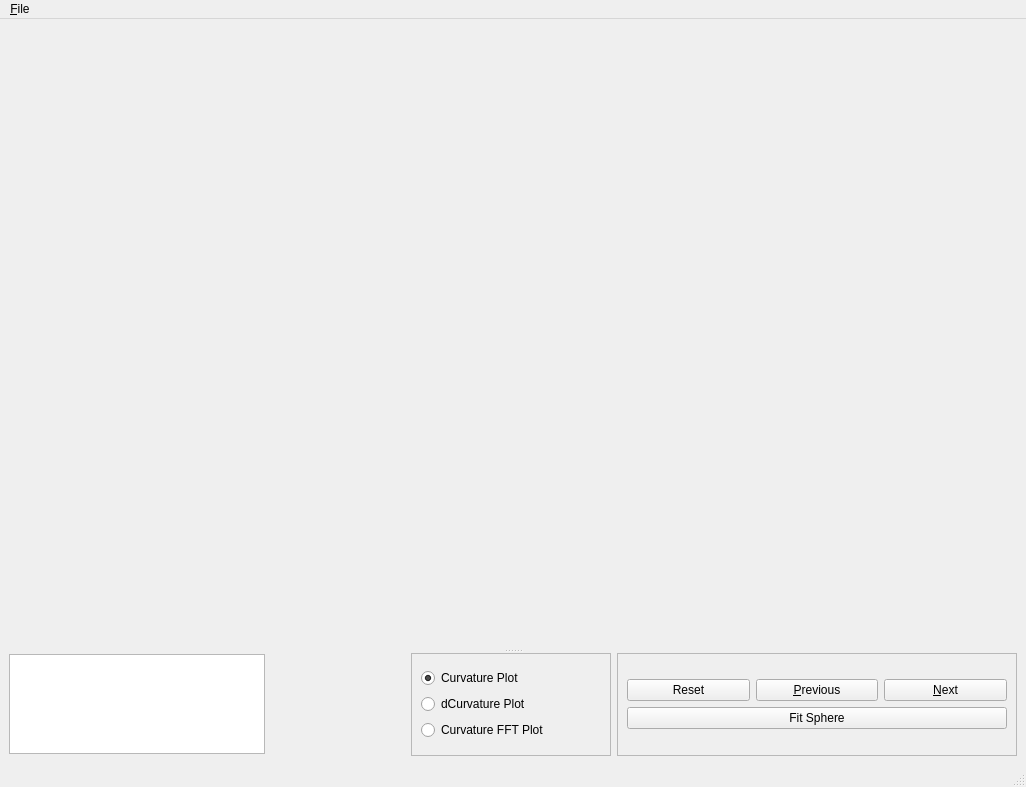
<?xml version="1.0" encoding="UTF-8"?>
<ui version="4.0">
 <class>MainWindow</class>
 <widget class="QMainWindow" name="MainWindow">
  <property name="geometry">
   <rect>
    <x>0</x>
    <y>0</y>
    <width>1026</width>
    <height>787</height>
   </rect>
  </property>
  <property name="windowTitle">
   <string>Vortex Explorer</string>
  </property>
  <property name="windowIcon">
   <iconset>
    <normaloff>nyancat.png</normaloff>nyancat.png</iconset>
  </property>
  <widget class="QWidget" name="centralwidget">
   <layout class="QGridLayout" name="gridLayout">
    <item row="0" column="0">
     <widget class="QSplitter" name="splitter">
      <property name="orientation">
       <enum>Qt::Vertical</enum>
      </property>
      <widget class="QWidget" name="verticalLayoutWidget">
       <layout class="QHBoxLayout" name="horizontalLayout_5">
        <item>
         <widget class="QVTKWidget" name="qvtkWidget">
          <property name="minimumSize">
           <size>
            <width>600</width>
            <height>600</height>
           </size>
          </property>
         </widget>
        </item>
       </layout>
      </widget>
      <widget class="QWidget" name="horizontalLayoutWidget">
       <layout class="QHBoxLayout" name="horizontalLayout_4">
        <property name="sizeConstraint">
         <enum>QLayout::SetDefaultConstraint</enum>
        </property>
        <item>
         <widget class="QTextBrowser" name="ibox">
          <property name="minimumSize">
           <size>
            <width>0</width>
            <height>100</height>
           </size>
          </property>
          <property name="maximumSize">
           <size>
            <width>16777215</width>
            <height>100</height>
           </size>
          </property>
         </widget>
        </item>
        <item>
         <spacer name="horizontalSpacer">
          <property name="orientation">
           <enum>Qt::Horizontal</enum>
          </property>
          <property name="sizeHint" stdset="0">
           <size>
            <width>40</width>
            <height>20</height>
           </size>
          </property>
         </spacer>
        </item>
        <item>
         <widget class="QFrame" name="frame_2">
          <property name="minimumSize">
           <size>
            <width>200</width>
            <height>0</height>
           </size>
          </property>
          <property name="frameShape">
           <enum>QFrame::StyledPanel</enum>
          </property>
          <property name="frameShadow">
           <enum>QFrame::Raised</enum>
          </property>
          <layout class="QGridLayout" name="gridLayout_3">
           <item row="0" column="0">
            <layout class="QVBoxLayout" name="verticalLayout_2">
             <item>
              <widget class="QRadioButton" name="bPlotK">
               <property name="text">
                <string>Curvature Plot</string>
               </property>
               <property name="checked">
                <bool>true</bool>
               </property>
              </widget>
             </item>
             <item>
              <widget class="QRadioButton" name="bPlotdK">
               <property name="text">
                <string>dCurvature Plot</string>
               </property>
              </widget>
             </item>
             <item>
              <widget class="QRadioButton" name="bPlotKFFT">
               <property name="text">
                <string>Curvature FFT Plot</string>
               </property>
              </widget>
             </item>
            </layout>
           </item>
          </layout>
         </widget>
        </item>
        <item>
         <widget class="QFrame" name="frame">
          <property name="minimumSize">
           <size>
            <width>400</width>
            <height>0</height>
           </size>
          </property>
          <property name="frameShape">
           <enum>QFrame::StyledPanel</enum>
          </property>
          <property name="frameShadow">
           <enum>QFrame::Raised</enum>
          </property>
          <layout class="QGridLayout" name="gridLayout_2">
           <item row="0" column="0">
            <layout class="QVBoxLayout" name="verticalLayout">
             <item>
              <layout class="QHBoxLayout" name="horizontalLayout_6">
               <item>
                <widget class="QPushButton" name="resetButton">
                 <property name="text">
                  <string>Reset</string>
                 </property>
                </widget>
               </item>
               <item>
                <widget class="QPushButton" name="prevButton">
                 <property name="contextMenuPolicy">
                  <enum>Qt::DefaultContextMenu</enum>
                 </property>
                 <property name="text">
                  <string>&amp;Previous</string>
                 </property>
                </widget>
               </item>
               <item>
                <widget class="QPushButton" name="nextButton">
                 <property name="text">
                  <string>&amp;Next</string>
                 </property>
                </widget>
               </item>
              </layout>
             </item>
             <item>
              <widget class="QPushButton" name="fitButton">
               <property name="text">
                <string>Fit Sphere</string>
               </property>
              </widget>
             </item>
            </layout>
           </item>
          </layout>
         </widget>
        </item>
       </layout>
      </widget>
     </widget>
    </item>
   </layout>
  </widget>
  <widget class="QMenuBar" name="menubar">
   <property name="geometry">
    <rect>
     <x>0</x>
     <y>0</y>
     <width>1026</width>
     <height>25</height>
    </rect>
   </property>
   <widget class="QMenu" name="menuFile">
    <property name="title">
     <string>&amp;File</string>
    </property>
    <addaction name="action_Open"/>
    <addaction name="action_OpenGeometry"/>
    <addaction name="action_Close"/>
   </widget>
   <addaction name="menuFile"/>
  </widget>
  <widget class="QStatusBar" name="statusbar"/>
  <action name="action_Open">
   <property name="text">
    <string>&amp;Open</string>
   </property>
  </action>
  <action name="action_Close">
   <property name="text">
    <string>&amp;Close</string>
   </property>
  </action>
  <action name="action_OpenGeometry">
   <property name="text">
    <string>Open &amp;Geometry</string>
   </property>
  </action>
  <action name="action_Save">
   <property name="text">
    <string>&amp;Save</string>
   </property>
  </action>
 </widget>
 <customwidgets>
  <customwidget>
   <class>QVTKWidget</class>
   <extends>QWidget</extends>
   <header>QVTKWidget.h</header>
  </customwidget>
 </customwidgets>
 <resources/>
 <connections/>
</ui>
